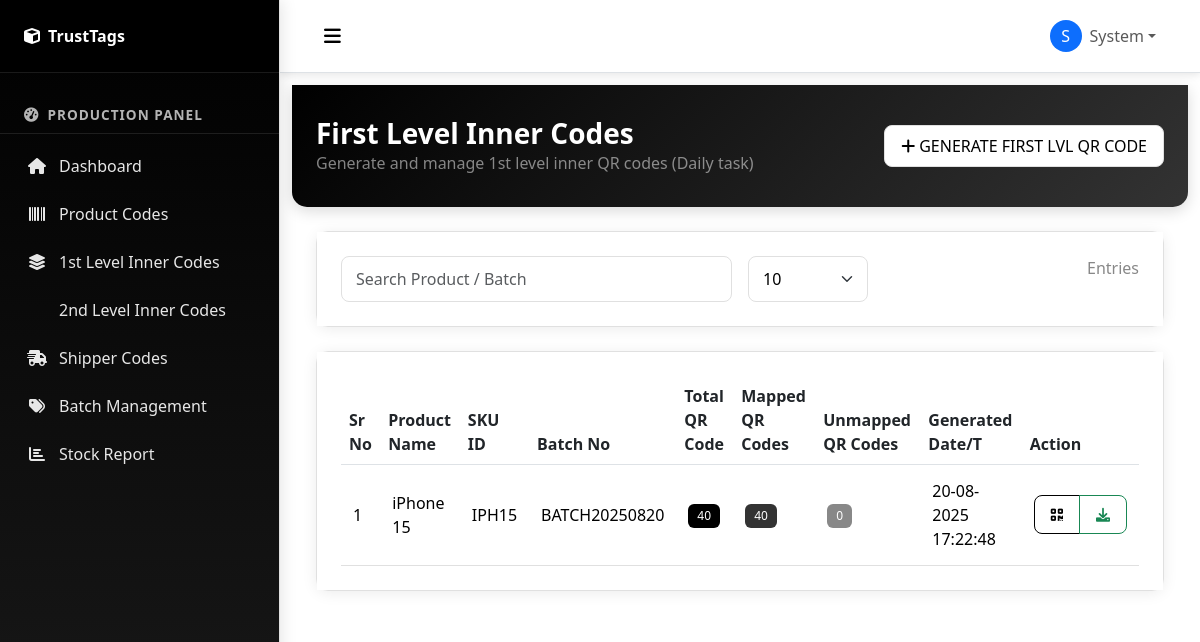
/first-level-codes (signed in), run on the app's committed database.
### models.py (models this page shows, shortened)
class User(UserMixin, db.Model):
    __tablename__ = 'users'
    id = db.Column(db.Integer, primary_key=True)
    email = db.Column(db.String(120), unique=True, nullable=False)
    password_hash = db.Column(db.String(256), nullable=False)
    first_name = db.Column(db.String(100), nullable=True)
    last_name = db.Column(db.String(100), nullable=True)
    profile_image_url = db.Column(db.String, nullable=True)
    role = db.Column(db.String(20), default='user')  # user, admin
    factory_id = db.Column(db.String, nullable=True)
    is_active = db.Column(db.Boolean, default=True)
    created_at = db.Column(db.DateTime, default=datetime.now)
    updated_at = db.Column(db.DateTime, default=datetime.now, onupdate=datetime.now)

class FirstLevelCode(db.Model):
    __tablename__ = 'first_level_codes'
    id = db.Column(db.Integer, primary_key=True)
    product_id = db.Column(db.String, db.ForeignKey('products.id'), nullable=False)
    batch_id = db.Column(db.String, db.ForeignKey('batches.id'), nullable=False)
    qr_code = db.Column(db.String(500), nullable=True)
    total_codes = db.Column(db.Integer, default=0)
    mapped_codes = db.Column(db.Integer, default=0)
    unmapped_codes = db.Column(db.Integer, default=0)
    created_at = db.Column(db.DateTime, default=datetime.now)
    product = db.relationship('Product', backref='first_level_codes')
    batch = db.relationship('Batch', backref='first_level_codes')

class Product(db.Model):
    __tablename__ = 'products'
    id = db.Column(db.String, primary_key=True)
    name = db.Column(db.String(200), nullable=False)
    sku_id = db.Column(db.String(100), unique=True, nullable=False)
    gtin = db.Column(db.String(50), nullable=True)
    mrp = db.Column(db.Float, nullable=True)
    registration_no = db.Column(db.String(100), nullable=True)
    sap_description = db.Column(db.Text, nullable=True)
    image_url = db.Column(db.String(500), nullable=True)
    created_at = db.Column(db.DateTime, default=datetime.now)

class Batch(db.Model):
    __tablename__ = 'batches'
    id = db.Column(db.String, primary_key=True)
    batch_no = db.Column(db.String(100), nullable=False)
    product_id = db.Column(db.String, db.ForeignKey('products.id'), nullable=False)
    factory_id = db.Column(db.String, db.ForeignKey('factories.id'), nullable=False)
    mfg_date = db.Column(db.Date, nullable=False)
    expiry_date = db.Column(db.Date, nullable=False)
    qa_status = db.Column(db.String(20), default='OK')  # OK, Rejected
    responded_by = db.Column(db.String(100), nullable=True)
    responded_date = db.Column(db.DateTime, nullable=True)
    reject_reason = db.Column(db.Text, nullable=True)
    created_at = db.Column(db.DateTime, default=datetime.now)
    product = db.relationship('Product', backref='batches')
    factory = db.relationship('Factory', backref='batches')

### routes.py (the view)
@app.route('/first-level-codes')
@require_login
def first_level_codes():
    page = request.args.get('page', 1, type=int)
    codes = FirstLevelCode.query.order_by(FirstLevelCode.created_at.desc()).paginate(
        page=page, per_page=10, error_out=False)
    return render_template('first_level_codes.html', codes=codes)

### replit_auth.py (called while the page is built)
@login_manager.user_loader
def load_user(user_id):
    try:
        if user_id and user_id.isdigit():
            return User.query.get(int(user_id))
        else:
            return None
    except (ValueError, TypeError):
        return None

def require_login(f):
    @wraps(f)
    def decorated_function(*args, **kwargs):
        if not current_user.is_authenticated:
            return redirect(url_for('auth.login', next=request.url))
        return f(*args, **kwargs)
    return decorated_function

### routes.py (called while the page is built)
@app.before_request
def make_session_permanent():
    session.permanent = True

### templates/first_level_codes.html (shortened to what this page needs)
{% extends "base.html" %}
{% block content %}
<div class="container-fluid">
    <div class="page-header mb-4">
        <div class="row align-items-center">
            <div class="col">
                <h1 class="h3 text-white mb-0">First Level Inner Codes</h1>
                <p class="text-white-50 mb-0">Generate and manage 1st level inner QR codes (Daily task)</p>
            </div>
            <div class="col-auto">
                <a href="{{ url_for('generate_first_level_page') }}" class="btn btn-light">
                    <i class="fas fa-plus me-1"></i>GENERATE FIRST LVL QR CODE
                </a>
            </div>
        </div>
    </div>
    <div class="card mb-4">
        <div class="card-body">
            <div class="row g-3">
                <div class="col-md-6">
                    <input type="text" class="form-control" placeholder="Search Product / Batch" id="searchInput">
                </div>
                <div class="col-md-2">
                    <select class="form-select">
                        <option>10</option>
                    </select>
                </div>
                <div class="col-md-4 text-end">
                    <span class="text-muted">Entries</span>
                </div>
            </div>
        </div>
    </div>
    <div class="card">
        <div class="card-body">
            {% if codes.items %}
            <div class="table-responsive">
                <table class="table table-hover" id="firstLevelTable">
                    <thead class="table-purple">
                        <tr>
                            <th>Sr No</th>
                            <th>Product Name</th>
                            <th>SKU ID</th>
                            <th>Batch No</th>
                            <th>Total QR Code</th>
                            <th>Mapped QR Codes</th>
                            <th>Unmapped QR Codes</th>
                            <th>Generated Date/T</th>
                            <th>Action</th>
                        </tr>
                    </thead>
                    <tbody>
                        {% for code in codes.items %}
                        <tr>
                            <td>{{ loop.index + (codes.page - 1) * codes.per_page }}</td>
                            <td>{{ code.product.name if code.product else 'N/A' }}</td>
                            <td>{{ code.product.sku_id if code.product else 'N/A' }}</td>
                            <td>{{ code.batch.batch_no if code.batch else 'N/A' }}</td>
                            <td><span class="badge bg-primary">{{ code.total_codes }}</span></td>
                            <td><span class="badge bg-success">{{ code.mapped_codes }}</span></td>
                            <td><span class="badge bg-warning">{{ code.unmapped_codes }}</span></td>
                            <td>{{ code.created_at.strftime('%d-%m-%Y %H:%M:%S') }}</td>
                            <td>
                                <div class="btn-group btn-group-sm">
                                    <button class="btn btn-outline-primary" onclick="viewQRCode('{{ code.id }}')" title="View QR Code">
                                        <i class="fas fa-qrcode"></i>
                                    </button>
                                    <button class="btn btn-outline-success" title="Download 1st Level Inner codes in xlsx format">
                                        <i class="fas fa-download"></i>
                                    </button>
                                </div>
                            </td>
                        </tr>
                        {% endfor %}
                    </tbody>
                </table>
            </div>
            {% endif %}
        </div>
    </div>
</div>
{% endblock %}

### templates/base.html (shortened to what this page needs)
<!DOCTYPE html>
<html lang="en">
<head>
    <link href="https://cdn.jsdelivr.net/npm/bootstrap@5.3.0/dist/css/bootstrap.min.css" rel="stylesheet">
    <link rel="stylesheet" href="https://cdnjs.cloudflare.com/ajax/libs/font-awesome/6.0.0/css/all.min.css">
    <link rel="stylesheet" href="https://cdn.datatables.net/1.13.4/css/dataTables.bootstrap5.min.css">
    <link rel="stylesheet" href="{{ url_for('static', filename='css/style.css') }}">
</head>
<body>
    <div class="wrapper">
        {% if current_user.is_authenticated %}
        <nav class="sidebar" id="sidebar">
            <div class="sidebar-header">
                <div class="d-flex align-items-center">
                    <i class="fas fa-cube text-white me-2"></i>
                    <span class="text-white fw-bold">TrustTags</span>
                </div>
            </div>
            <ul class="sidebar-menu">
                <li class="sidebar-section">
                    <i class="fas fa-tachometer-alt"></i>
                    <span>Production Panel</span>
                </li>
                <li class="menu-item">
                    <a href="{{ url_for('dashboard') }}">
                        <i class="fas fa-home"></i>
                        <span>Dashboard</span>
                    </a>
                </li>
                <li class="menu-item">
                    <a href="{{ url_for('product_codes') }}">
                        <i class="fas fa-barcode"></i>
                        <span>Product Codes</span>
                    </a>
                </li>
                <li class="menu-item">
                    <a href="{{ url_for('first_level_codes') }}">
                        <i class="fas fa-layer-group"></i>
                        <span>1st Level Inner Codes</span>
                    </a>
                </li>
                <li class="menu-item">
                    <a href="{{ url_for('second_level_codes') }}">
                        <span>2nd Level Inner Codes</span>
                    </a>
                </li>
                <li class="menu-item">
                    <a href="{{ url_for('shipper_codes') }}">
                        <i class="fas fa-shipping-fast"></i>
                        <span>Shipper Codes</span>
                    </a>
                </li>
                <li class="menu-item">
                    <a href="{{ url_for('batch_management') }}">
                        <i class="fas fa-tags"></i>
                        <span>Batch Management</span>
                    </a>
                </li>
                <li class="menu-item">
                    <a href="{{ url_for('stock_report') }}">
                        <i class="fas fa-chart-bar"></i>
                        <span>Stock Report</span>
                    </a>
                </li>
            </ul>
        </nav>
        {% endif %}
        <div class="main-content" id="main-content">
            {% if current_user.is_authenticated %}
            <nav class="navbar navbar-expand-lg navbar-light bg-white border-bottom">
                <div class="container-fluid">
                    <button class="btn btn-link" id="sidebarToggle">
                        <i class="fas fa-bars"></i>
                    </button>
                    <div class="navbar-nav ms-auto">
                        <div class="nav-item dropdown">
                            <a class="nav-link dropdown-toggle d-flex align-items-center" href="#" role="button" data-bs-toggle="dropdown">
                                {% if current_user.profile_image_url %}
                                <img src="{{ current_user.profile_image_url }}" alt="Profile" class="rounded-circle me-2" width="32" height="32" style="object-fit: cover;">
                                {% else %}
                                <div class="rounded-circle bg-primary text-white d-flex align-items-center justify-content-center me-2" style="width: 32px; height: 32px;">
                                    {{ (current_user.first_name or current_user.email)[0].upper() }}
                                </div>
                                {% endif %}
                                <span>{{ current_user.first_name or current_user.email }}</span>
                            </a>
                        </div>
                    </div>
                </div>
            </nav>
            {% endif %}
            <div class="content-wrapper">
                {% block content %}{% endblock %}
            </div>
        </div>
    </div>
</body>
</html>

### static/css/style.css (style rules this page uses)
:root { --primary-color: #000000; --primary-dark: #1a1a1a; --primary-light: #333333; --secondary-color: #666666; --light-gray: #f8f9fa; --dark-bg: #000000; --sidebar-width: 280px; --accent-color: #ffffff; --border-color: #e0e0e0; --text-muted: #888888; }
body { font-family: 'Segoe UI', Tahoma, Geneva, Verdana, sans-serif; background-color: #ffffff; margin: 0; padding: 0; color: #000000; }
.wrapper { display: flex; min-height: 100vh; }
.sidebar { width: var(--sidebar-width); background: linear-gradient(180deg, #000000 0%, #1a1a1a 100%); position: fixed; top: 0; left: 0; height: 100vh; overflow-y: auto; transition: all 0.3s ease; z-index: 1000; box-shadow: 2px 0 15px rgba(0, 0, 0, 0.1); border-right: 1px solid var(--border-color); }
.sidebar-header { padding: 1.5rem; border-bottom: 1px solid rgba(255, 255, 255, 0.1); background: #000000; }
.sidebar-menu { list-style: none; padding: 0; margin: 1rem 0; }
.sidebar-section { padding: 1rem 1.5rem 0.5rem; color: rgba(255, 255, 255, 0.7); font-size: 0.85rem; font-weight: 600; text-transform: uppercase; letter-spacing: 1px; display: flex; align-items: center; border-bottom: 1px solid rgba(255, 255, 255, 0.1); margin-bottom: 0.5rem; }
.sidebar-section i { margin-right: 0.5rem; font-size: 0.9rem; }
.menu-item { margin: 0; }
.menu-item a { display: flex; align-items: center; padding: 0.75rem 1.5rem; color: rgba(255, 255, 255, 0.9); text-decoration: none; transition: all 0.3s ease; border-left: 3px solid transparent; }
.menu-item a i { margin-right: 0.75rem; width: 20px; text-align: center; font-size: 1rem; }
.main-content { flex: 1; margin-left: var(--sidebar-width); transition: all 0.3s ease; min-height: 100vh; background-color: #ffffff; }
.navbar { box-shadow: 0 2px 8px rgba(0, 0, 0, 0.1); padding: 0.75rem 1.5rem; background-color: #ffffff !important; border-bottom: 1px solid var(--border-color); }
.navbar .btn-link { color: var(--primary-color); border: none; padding: 0.5rem; font-size: 1.2rem; }
.page-header { background: linear-gradient(135deg, #000000 0%, #333333 100%); padding: 2rem 1.5rem; margin: -0.75rem -1.5rem 0; border-radius: 0 0 15px 15px; box-shadow: 0 4px 15px rgba(0, 0, 0, 0.15); }
.page-header h1 { font-size: 1.75rem; font-weight: 600; margin-bottom: 0.25rem; color: #ffffff; }
.page-header p { color: rgba(255, 255, 255, 0.8); }
.content-wrapper { padding: 1.5rem; background-color: #ffffff; }
.card { border: 1px solid var(--border-color); border-radius: 12px; box-shadow: 0 2px 15px rgba(0, 0, 0, 0.08); transition: all 0.3s ease; background-color: #ffffff; }
.card-body { padding: 1.5rem; background-color: #ffffff; }
.table { margin-bottom: 0; color: #000000; }
.table tbody tr { transition: all 0.2s ease; }
.table td { vertical-align: middle; padding: 0.875rem 0.75rem; border-bottom: 1px solid var(--border-color); color: #000000; }
.btn { border-radius: 8px; font-weight: 500; transition: all 0.3s ease; padding: 0.5rem 1rem; }
.btn-outline-primary { color: #000000; border-color: #000000; }
.btn-light { background-color: white; border-color: var(--border-color); color: #000000; }
.badge { font-weight: 500; padding: 0.5em 0.75em; border-radius: 6px; }
.badge.bg-primary { background-color: #000000 !important; }
.badge.bg-success { background-color: #333333 !important; }
.badge.bg-warning { background-color: #888888 !important; color: white; }
.form-control, .form-select { border: 1px solid var(--border-color); border-radius: 8px; padding: 0.625rem 0.875rem; transition: all 0.3s ease; background-color: #ffffff; color: #000000; }
.fade-in-up { animation: fadeInUp 0.6s ease-out; }
.text-muted { color: var(--text-muted) !important; }
.text-white { color: #ffffff !important; }
.text-white-50 { color: rgba(255, 255, 255, 0.5) !important; }

### data on the page
User: first_name "S", first_name "System"
FirstLevelCode: product "iPhone 15", product "IPH15", batch "BATCH20250820", total_codes "40", mapped_codes "40", unmapped_codes "0", created_at "20-08-2025 17:22:48"
